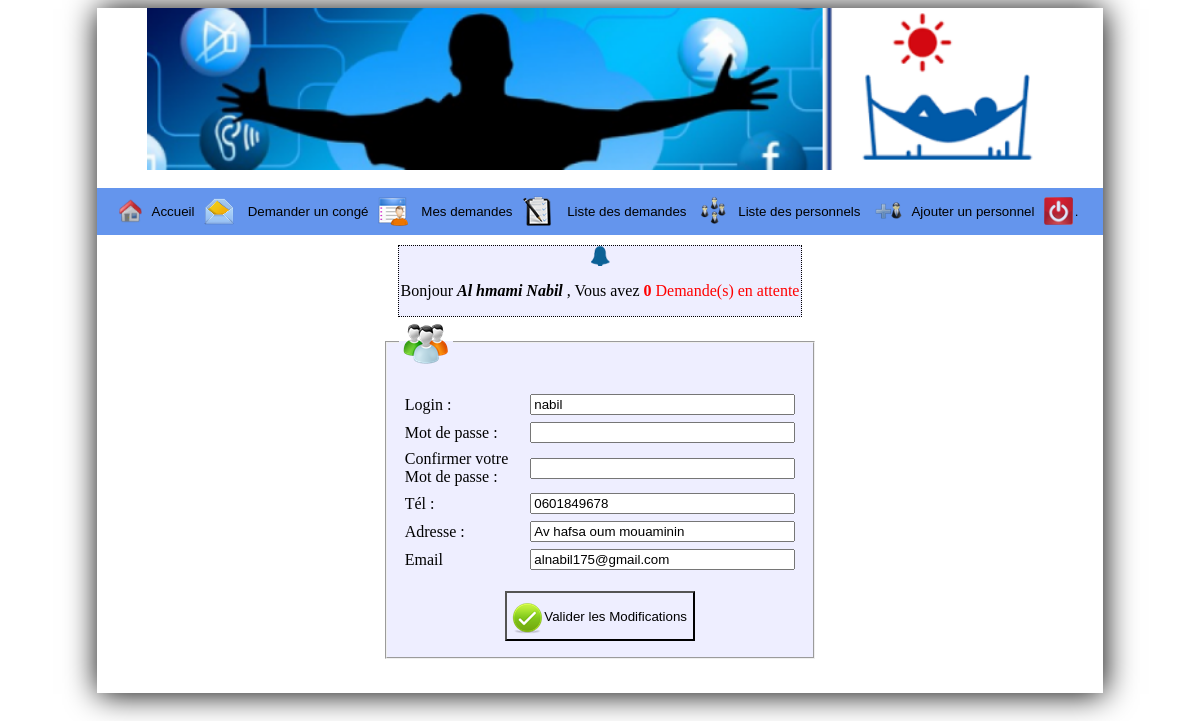
Page /modifierMesInfos.php (signed in) on the committed database.
### tables this page shows
CREATE TABLE IF NOT EXISTS `personnel` (
  `cin` varchar(10) NOT NULL,
  `nom` varchar(255) NOT NULL,
  `prenom` varchar(255) NOT NULL,
  `grade` varchar(255) NOT NULL,
  `division` varchar(255) NOT NULL,
  `tel` varchar(12) NOT NULL,
  `adresse` text NOT NULL,
  `jourstot` int(2) NOT NULL,
  `joursrest` int(2) NOT NULL,
  `login` varchar(255) NOT NULL,
  `pass` varchar(255) NOT NULL,
  `admin` int(1) NOT NULL,
  `email` text NOT NULL,
  PRIMARY KEY (`cin`),
  UNIQUE KEY `cin` (`cin`)
);

### config.php (called while the page is built, shortened)
<?php
function InfosPersonnel($id){
connexionBdd($bdd);
$req=$bdd->query('SELECT * FROM personnel WHERE cin=\'' . strtoupper(htmlspecialchars(trim($id))). '\'');
$rep=$req->fetch();
return $rep;
}
?>

### modifierMesInfos.php (the view, shortened to what this page needs)
<?php session_start();
include_once('config.php');
if (isset($_SESSION['cin'])) {
    $reponse = InfosPersonnel($_SESSION['cin']);
}
?>
<html>
<html>
<head>
    <link href="css/styleMOinfo.css" rel="stylesheet">
</head>
<body>
    <div class="container">
        <?php include_once('header.php'); ?>
        <form method="post" action="modifierMesInfos.php">
            <fieldset>
                <legend><img src="images/pers.png"></legend>
                    <table border="0" cellspacing="5">
                        <tr>
                            <td><label>Login :</label></td>
                            <td><input type="text" name="login" size="30" required value="<?php echo $reponse['login']; ?>" /></td>
                        </tr>
                        <tr>
                            <td> <label>Mot de passe :</label></td>
                            <td><input type="password" name="pass" size="30" required /></td>
                        </tr>
                        <tr>
                            <td> <label>Confirmer votre Mot de passe :</label></td>
                            <td><input type="password" name="pass2" required size="30" /></td>
                        </tr>
                        <tr>
                            <td> <label>Tél :</label></td>
                            <td><input type="tel" name="tel" size="30" required value="<?php echo $reponse['tel']; ?>" pattern="^((\+\d{1,3}(-| )?\(?\d\)?(-| )?\d{1,5})|(\(?\d{2,6}\)?))(-| )?(\d{3,4})(-| )?(\d{4})(( x| ext)\d{1,5}){0,1}$" /></td>
                        </tr>
                        <tr>
                            <td> <label>Adresse :</label></td>
                            <td><input type="text" name="adresse" size="30" required value="<?php echo $reponse['adresse']; ?>" /></td>
                        </tr>
                        <tr>
                            <td> <label>Email</label></td>
                            <td><input type="email" name="email" size="30" required value="<?php echo $reponse['email']; ?>" /></td>
                        </tr>
                        <tr>
                            <td></td>
                        </tr>
                        <tr>
                            <td></td>
                        </tr>
                        <tr class="submit">
                            <td colspan="2"><input type="submit" Value="Valider les Modifications" />
                        </tr>
                    </table>
        </form>
        <br>
    </div>
</body>
</html>

### css/styleMOinfo.css (style rules this page uses)
.container { box-shadow: 1px 1px 30px black; width: 85%; background-color: rgb(255, 255, 255); margin-left: auto; margin-right: auto; margin-bottom: 1%; }
body { background-color: rgb(255, 255, 255); }
.submit { text-align: center; }
input[Value="Valider les Modifications"] { height: 50px; width: 190px; background-repeat: no-repeat; background-position: center left; text-align: right; background-image: url('IM/ok.png'); background-color: #EEF; }
fieldset { background-color: #EEF; margin-top: 0px; margin-left: auto; margin-right: auto; width: 40%; }

### rows in the picture
personnel: login "nabil", tel "0601849678", adresse "Av hafsa oum mouaminin", email "alnabil175@gmail.com"

### other values in the picture
$_SESSION['nom'] "Al hmami"
$_SESSION['prenom'] "Nabil"
$val "0"
